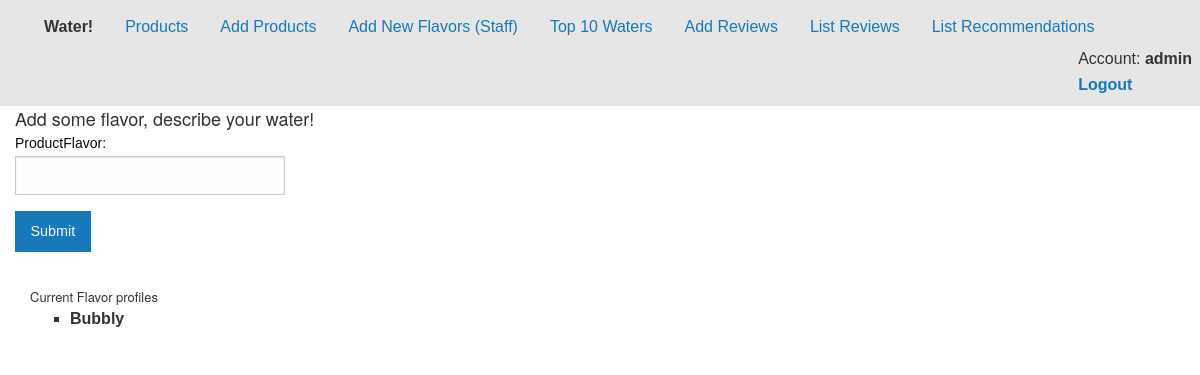
/flavors (signed in), run on an earlier commit of the app's database.
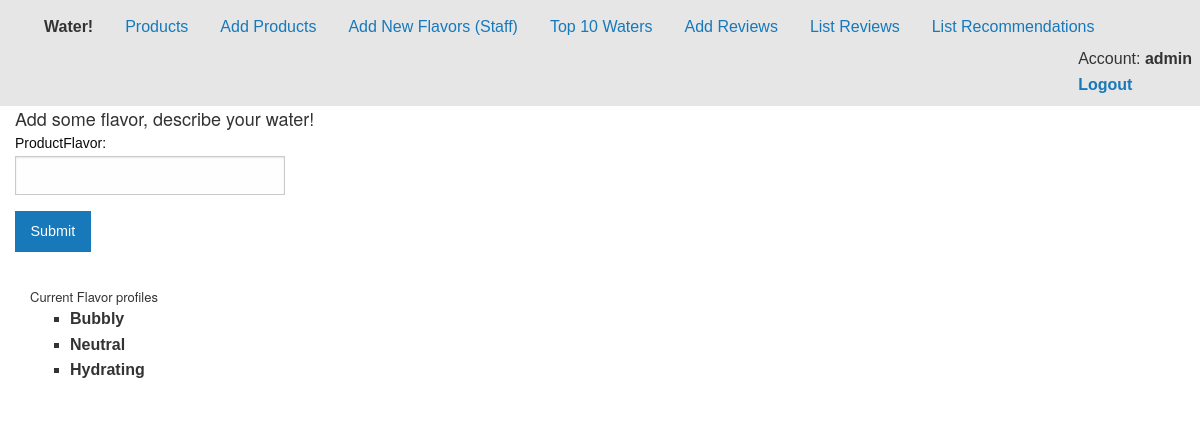
And on a later commit of the database.
### AddWater/models.py (models this page shows, shortened)
class Flavors(models.Model):
    ProductFlavor = models.CharField(max_length=15)

### AddWater/views.py (the view)
# urls.py: url(r'^flavors$',views.addflavor, name='addflavor'),
@user_passes_test(lambda u: u.is_superuser)
def addflavor(request):
    if request.method == 'POST':
        form = FlavorsForm(request.POST)
        form.save()
    else:
        form = FlavorsForm()
    flavors = Flavors.objects.all()
    context = {
        'title':"Home",
        'content': flavors,
        'form':form,
        }
    return render(request, 'flavors.html', context)

### AddWater/forms.py
class FlavorsForm(ModelForm):
    class Meta:
        model = Flavors
        fields = '__all__'

### AddWater/templates/flavors.html (shortened to what this page needs)
{% extends "default.html" %}
{% load static %}
{% block content %}
<div class="row">
  <div class="large-12 columns">
    <h1>Add some flavor, describe your water!</h1>
  </div>
</div>
<div class="row">
<div class="large-12 columns">
    <form action="" method="post">
      <div class="row">
        <div class="large-3 columns">
          {{ form }}
          </div>
      </div>
      <div class="row">
        <div class="large-9 columns">
          <input type="submit" value="Submit" class="button">
        </div>
      </div>
    </form>
  <div class="large-12 columns">
    <h2>Current Flavor profiles</h2>
    <ul>
    {% for element in content %}
    <li>{{ element.ProductFlavor }}</li>
    {% endfor %}
    </ul>
  </div>
</div>
{% endblock %}

What changed in the data, as far as the page shows it:
added Flavors: ProductFlavor "Neutral"
added Flavors: ProductFlavor "Hydrating"
